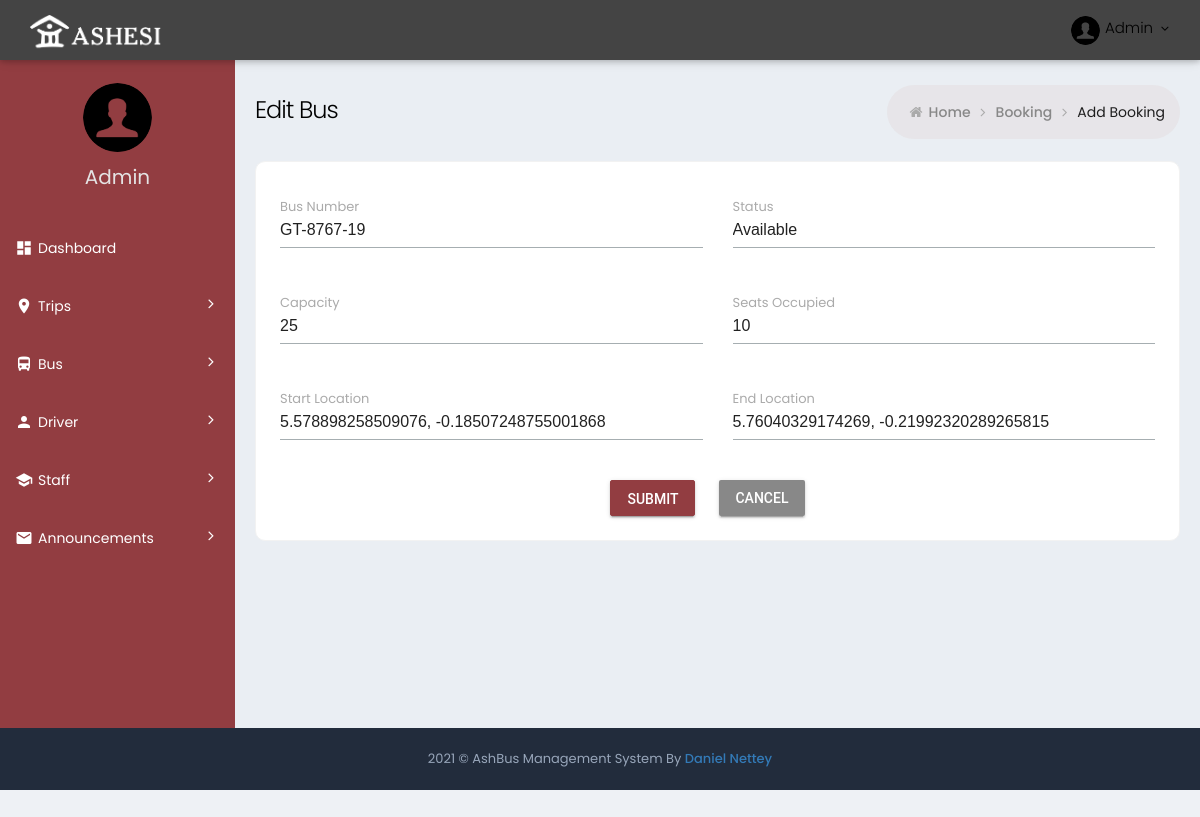
Screenshot of /editbus/1/ with the database file from the repository.
### ashbus/ashbus_web/models.py (models this page shows, shortened)
class Bus(models.Model):
    bus_number = models.CharField(max_length=40)
    status = models.CharField(max_length=20)
    capacity = models.IntegerField()
    seats_occupied = models.IntegerField()
    location = models.CharField(max_length=60)
    address = models.CharField(max_length=80)
    route = models.ForeignKey(Route, on_delete=models.CASCADE)

class Route(models.Model):
    start_address = models.CharField(max_length=60,default = "")
    end_address = models.CharField(max_length=60, default = "Ashesi University")
    start_location = models.CharField(max_length=40)
    end_location = models.CharField(max_length=40)
    route = models.TextField(default="w}qa@fwc@DP@zAHPF@ZBAZ@rGClJAzLEhXCpWGfN?fI?rHC~QCvH?xIGdYEbE?rFCx\\EdSCze@GfNAD?~DAlAG?G@MJEBKBa@AqGEkE@mNE_K?cK?gDDiCXoAXuClAyE~Bg@R]DK@]FE?EBCD?@?@CHEHGLmAjAgAnAwCtDiCnDkChDs@p@cGbEq@Z}@n@HTo@Pq@ZQLyApAo@`@s@VgB\\qA`@aDjA}FlBmA\\uAV_E\\yGh@kAFc@@c@Ci@IaBQ{AUgEc@uI}@eFe@uASyDs@uD}@wGoAuFy@eCKmCYeKcA}MsAkMuAuFs@cKaAgHq@mDm@a@I}Bu@iCeAuB_A_I_EyAi@wA]gAOeAGa@Aa@?eANcCZoAPwCTaCBsOw@_DOcJA_AA_AI_AG_Dk@{Bs@}@c@oEkCwBqAeFmDoDeCaDuBkC_BsAq@sCkAgFmByIeDm@]q@i@}EoGaC_DqA{As@k@m@UmBg@kFmAsIoBkD{@gAQkCYcD[oDWcCY}Bg@eBc@aDiAuBo@iDkAWK{@g@g@_@[c@W{@KyBG_@Om@gAoBUa@kA}A[W_Ag@iAm@yAgA{GyEaCeBaAo@cCeBsA_Ao@[wBu@[IA]Cc@[kD@k@Ha@N_@j@w@V[pAeA`BgAv@Uj@GXBtBb@b@LdDfAbDlA`Cz@jAj@TRFJRz@F^z@V")

### ashbus/ashbus_web/views.py (the view)
# urls.py: path('editbus/<int:bus_id>/', EditBusView, name="edit_bus"),
def EditBusView(request, bus_id):
    bus = Bus.objects.filter(id=bus_id)[0]
    route = Route.objects.filter(id=bus.route.id)[0]
    if request.method == "POST":
        try:
            bus.bus_number = request.POST.get('bus_number')
            bus.status = request.POST.get('status')
            bus.capacity = request.POST.get('capacity')
            bus.seats_occupied = request.POST.get('seats_occupied')
            route.start_location = request.POST.get('start_location')
            route.end_location = request.POST.get('end_location')
            bus.save()
            route.save()
            return render(request, 'edit_bus.html', {"bus":bus})
        except Exception :
            raise Exception
            return render(request,"Something went wrong")
    else:
        return render(request, 'edit_bus.html', {"bus":bus})

### ashbus/ashbus_web/templates/edit_bus.html (shortened to what this page needs)
{% extends 'innerBase.html'  %}
{% block Content %}
<div class="page-content-wrapper">
	<div class="page-content">
		<div class="page-bar">
			<div class="page-title-breadcrumb">
				<div class=" pull-left">
					<div class="page-title">Edit Bus </div>
				</div>
				<ol class="breadcrumb page-breadcrumb pull-right">
					<li><i class="fa fa-home"></i>&nbsp;<a class="parent-item"
							href="{% url 'index' %}">Home</a>&nbsp;<i class="fa fa-angle-right"></i>
					</li>
					<li><a class="parent-item" href="">Booking</a>&nbsp;<i class="fa fa-angle-right"></i>
					</li>
					<li class="active">Add Booking</li>
				</ol>
			</div>
		</div>
		<div class="row">
			<div class="col-sm-12">
				<div class="card-box">
					<form action="{% url 'edit_bus' bus.id %}"  method="POST"  class="">
						<div class="card-body row">
							<div class="col-lg-6 p-t-20">
								<div
									class="mdl-textfield mdl-js-textfield mdl-textfield--floating-label txt-full-width">
									<input class="mdl-textfield__input" type="text" name="bus_number" id="txtFirstName" value="{{ bus.bus_number }}">
									<label class="mdl-textfield__label">Bus Number</label>
								</div>
							</div>
							<div class="col-lg-6 p-t-20">
								<div
									class="mdl-textfield mdl-js-textfield mdl-textfield--floating-label txt-full-width">
									<input class="mdl-textfield__input" type="text" name="status" id="txtLasttName" value="{{ bus.status }}">
									<label class="mdl-textfield__label">Status</label>
								</div>
							</div>
							<div class="col-lg-6 p-t-20">
								<div
									class="mdl-textfield mdl-js-textfield mdl-textfield--floating-label txt-full-width">
									<input class="mdl-textfield__input" type="number" name="capacity" id="txtemail" value="{{ bus.capacity }}">
									<label class="mdl-textfield__label">Capacity</label>
								</div>
							</div>
							<div class="col-lg-6 p-t-20">
								<div
									class="mdl-textfield mdl-js-textfield mdl-textfield--floating-label txt-full-width">
									<input class="mdl-textfield__input" type="number" name="seats_occupied" id="txtemail" value="{{ bus.seats_occupied }}">
									<label class="mdl-textfield__label">Seats Occupied</label>
								</div>
							</div>
							<div class="col-lg-6 p-t-20">
								<div
									class="mdl-textfield mdl-js-textfield mdl-textfield--floating-label txt-full-width">
									<input class="mdl-textfield__input" type="text" name="start_location" id="start_location" value="{{ bus.route.start_location }}">
									<label class="mdl-textfield__label">Start Location</label>
								</div>
							</div>
							<div class="col-lg-6 p-t-20">
								<div
									class="mdl-textfield mdl-js-textfield mdl-textfield--floating-label txt-full-width">
									<input class="mdl-textfield__input" type="text" id="amount" name="end_location" value="{{ bus.route.end_location }}">
									<label class="mdl-textfield__label">End Location</label>
								</div>
							</div>
							<div class="col-lg-12 p-t-20 text-center">
								<button type="submit" value="submit"
									class="mdl-button mdl-js-button mdl-button--raised mdl-js-ripple-effect m-b-10 m-r-20 btn-pink">Submit</button>
								<a href="{% url 'index' %}">
									<button type="button"
									class="mdl-button mdl-js-button mdl-button--raised mdl-js-ripple-effect m-b-10 btn-default">Cancel</button>
								</a>
							</div>
						</div>
					</form>
				</div>
			</div>
		</div>
	</div>
</div>
{% endblock Content %}

### ashbus/ashbus_web/static/css/material_style.css (style rules this page uses)
.mdl-textfield__label:after { bottom: 13px !important; }
.mdl-textfield__label { color: #AAAAAA !important; font-size: 13px !important; }
.mdl-textfield__input { border-bottom: 1px solid #a6aeb1 !important; }
.mdl-textfield__label:after { background-color: #49cdd0; }
.txt-full-width { width: 100% !important; }
.mdl-js-button { right: 10px; }

### ashbus/ashbus_web/static/css/responsive.css (style rules this page uses)
@media (min-width:992px) { .page-content-wrapper { float: left; width: 100% } }
@media (min-width:992px) { .page-content-wrapper .page-content { margin-left: 235px; margin-top: 0; min-height: 600px; padding: 25px 20px 10px } }

### ashbus/ashbus_web/static/css/theme-color.css (style rules this page uses)
:root { --sidebar-color: #ffffff; --sidebar-font-color: #4680ff; --logo-color: #222c3c; --header-color: #6673FC; }

### rows the page displays
Bus: bus_number "GT-8767-19", status "Available", capacity "25", seats_occupied "10", start_location "5.578898258509076, -0.18507248755001868", end_location "5.76040329174269, -0.21992320289265815"
